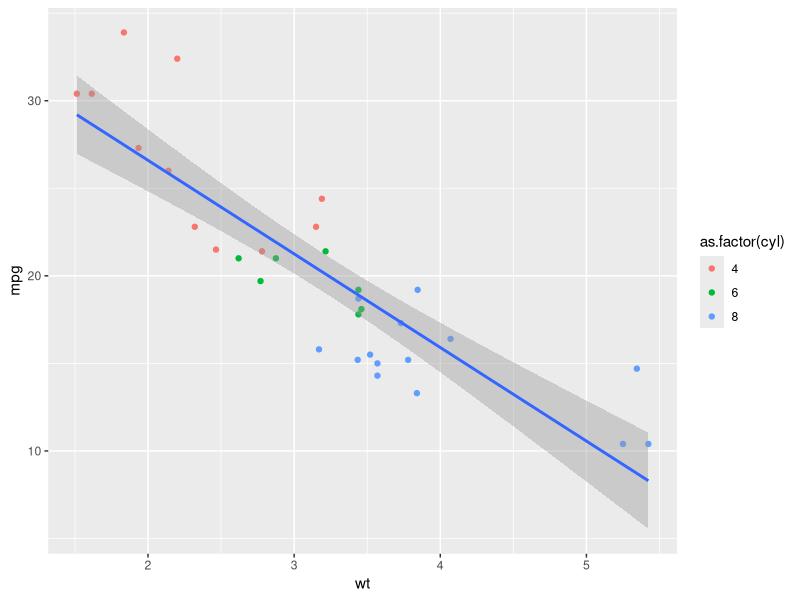

The R source for this figure:
## ---- chunk 1
library(tidyverse)
## ---- chunk 2
mpg_model <- lm(mpg ~ wt, data = mtcars)
summary(mpg_model)
## ---- chunk 3
ggplot(data = mtcars, 
       mapping = aes(x = wt, y = mpg)) +
  geom_point(mapping = aes(color = as.factor(cyl))) +
  geom_smooth(method = "lm")
